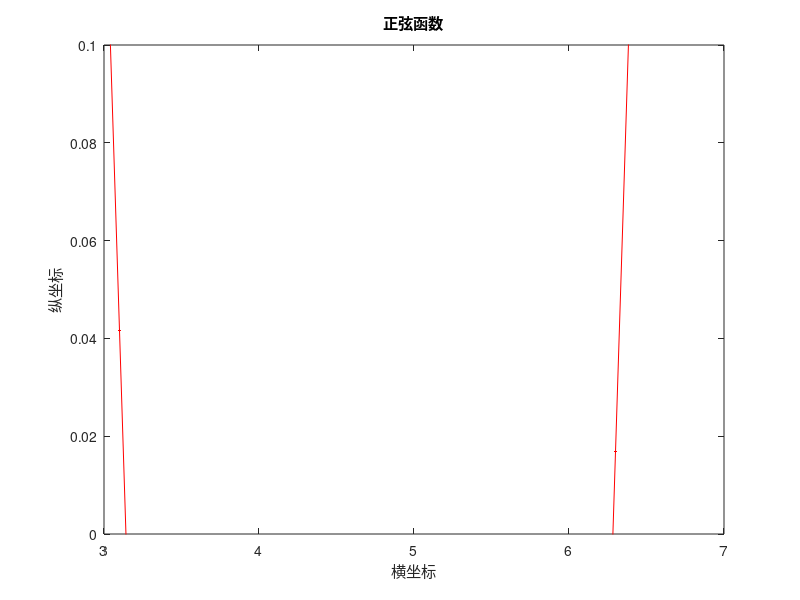

Recreate this plot in MATLAB.
a=[1 2;2 1];
b = a^-1;
disp(b)
x1 = [0:0.1:10];
 y1 = sin(x1);
 plot(x1,y1,'-r.')
xlim([3 7]);
ylim([0 0.1]);
title('正弦函数')
xlabel('横坐标' )
ylabel('纵坐标')
%  t = [0:0.1:10*pi]
%  x = sin(t)+t.*cos(t)
%  y = cos(t)-t.*sin(t)
%  z = t
%  plot3(x,y,z)


%  [x,y]=meshgrid(0:0.1:2,1:0.1:3)
%  z=(x-1).^2+(y-2).^2-1
%  subplot(2,2,1);meshc(x,y,z)
%  subplot(2,2,2);meshz(x,y,z)
%  subplot(2,2,3);surfc(x,y,z)
%  subplot(2,2,4);surfl(x,y,z)

 